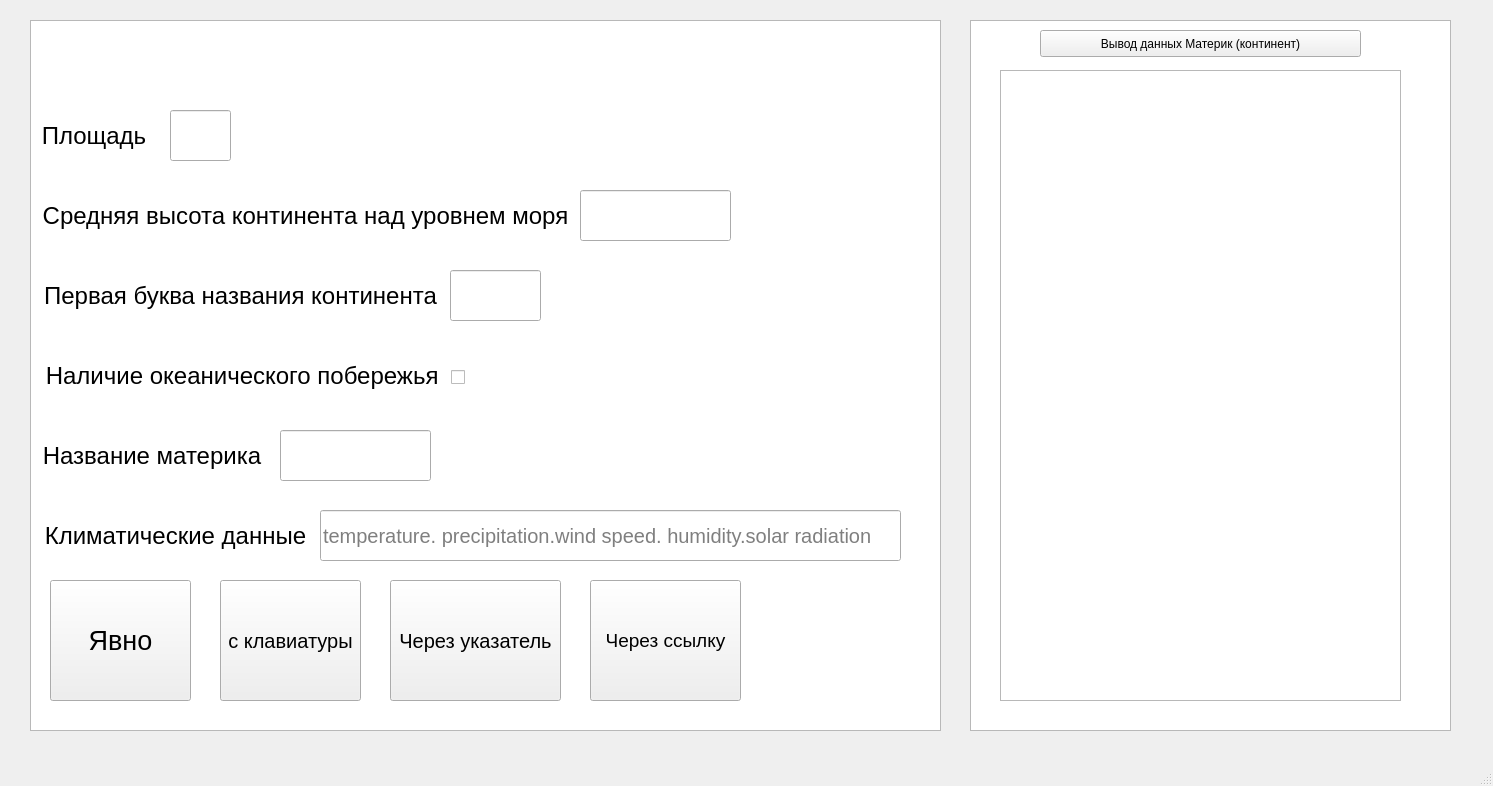
<?xml version="1.0" encoding="UTF-8"?>
<ui version="4.0">
 <class>MainWindow</class>
 <widget class="QMainWindow" name="MainWindow">
  <property name="geometry">
   <rect>
    <x>0</x>
    <y>0</y>
    <width>1493</width>
    <height>786</height>
   </rect>
  </property>
  <property name="windowTitle">
   <string>MainWindow</string>
  </property>
  <widget class="QWidget" name="centralwidget">
   <widget class="QListWidget" name="listWidget">
    <property name="geometry">
     <rect>
      <x>30</x>
      <y>20</y>
      <width>911</width>
      <height>711</height>
     </rect>
    </property>
   </widget>
   <widget class="QTextEdit" name="outputText">
    <property name="geometry">
     <rect>
      <x>1000</x>
      <y>70</y>
      <width>401</width>
      <height>631</height>
     </rect>
    </property>
   </widget>
   <widget class="QListWidget" name="listWidget_2">
    <property name="geometry">
     <rect>
      <x>970</x>
      <y>20</y>
      <width>481</width>
      <height>711</height>
     </rect>
    </property>
   </widget>
   <widget class="QLineEdit" name="nameInput">
    <property name="geometry">
     <rect>
      <x>280</x>
      <y>430</y>
      <width>151</width>
      <height>51</height>
     </rect>
    </property>
    <property name="font">
     <font>
      <pointsize>15</pointsize>
     </font>
    </property>
   </widget>
   <widget class="QLineEdit" name="areaInput">
    <property name="geometry">
     <rect>
      <x>170</x>
      <y>110</y>
      <width>61</width>
      <height>51</height>
     </rect>
    </property>
    <property name="font">
     <font>
      <pointsize>15</pointsize>
     </font>
    </property>
   </widget>
   <widget class="QLineEdit" name="heightInput">
    <property name="geometry">
     <rect>
      <x>580</x>
      <y>190</y>
      <width>151</width>
      <height>51</height>
     </rect>
    </property>
    <property name="font">
     <font>
      <pointsize>15</pointsize>
     </font>
    </property>
   </widget>
   <widget class="QLineEdit" name="firstLetterInput">
    <property name="geometry">
     <rect>
      <x>450</x>
      <y>270</y>
      <width>91</width>
      <height>51</height>
     </rect>
    </property>
    <property name="font">
     <font>
      <pointsize>15</pointsize>
     </font>
    </property>
   </widget>
   <widget class="QLineEdit" name="climateDataInput">
    <property name="geometry">
     <rect>
      <x>320</x>
      <y>510</y>
      <width>581</width>
      <height>51</height>
     </rect>
    </property>
    <property name="font">
     <font>
      <pointsize>15</pointsize>
     </font>
    </property>
    <property name="text">
     <string/>
    </property>
    <property name="placeholderText">
     <string>temperature. precipitation.wind speed. humidity.solar radiation</string>
    </property>
   </widget>
   <widget class="QPushButton" name="explicitInit">
    <property name="geometry">
     <rect>
      <x>50</x>
      <y>580</y>
      <width>141</width>
      <height>121</height>
     </rect>
    </property>
    <property name="font">
     <font>
      <pointsize>20</pointsize>
     </font>
    </property>
    <property name="text">
     <string>Явно</string>
    </property>
   </widget>
   <widget class="QLabel" name="label_7">
    <property name="geometry">
     <rect>
      <x>20</x>
      <y>120</y>
      <width>148</width>
      <height>31</height>
     </rect>
    </property>
    <property name="font">
     <font>
      <pointsize>18</pointsize>
     </font>
    </property>
    <property name="text">
     <string>Площадь</string>
    </property>
    <property name="alignment">
     <set>Qt::AlignCenter</set>
    </property>
   </widget>
   <widget class="QLabel" name="label_8">
    <property name="geometry">
     <rect>
      <x>20</x>
      <y>280</y>
      <width>441</width>
      <height>31</height>
     </rect>
    </property>
    <property name="font">
     <font>
      <pointsize>18</pointsize>
     </font>
    </property>
    <property name="text">
     <string>Первая буква названия континента</string>
    </property>
    <property name="alignment">
     <set>Qt::AlignCenter</set>
    </property>
   </widget>
   <widget class="QLabel" name="label_9">
    <property name="geometry">
     <rect>
      <x>30</x>
      <y>360</y>
      <width>431</width>
      <height>31</height>
     </rect>
    </property>
    <property name="font">
     <font>
      <pointsize>18</pointsize>
     </font>
    </property>
    <property name="text">
     <string>Наличие океанического побережья </string>
    </property>
    <property name="alignment">
     <set>Qt::AlignCenter</set>
    </property>
   </widget>
   <widget class="QLabel" name="label_10">
    <property name="geometry">
     <rect>
      <x>40</x>
      <y>200</y>
      <width>531</width>
      <height>31</height>
     </rect>
    </property>
    <property name="font">
     <font>
      <pointsize>18</pointsize>
     </font>
    </property>
    <property name="text">
     <string>Средняя высота континента над уровнем моря</string>
    </property>
    <property name="alignment">
     <set>Qt::AlignCenter</set>
    </property>
   </widget>
   <widget class="QLabel" name="label_11">
    <property name="geometry">
     <rect>
      <x>20</x>
      <y>520</y>
      <width>311</width>
      <height>31</height>
     </rect>
    </property>
    <property name="font">
     <font>
      <pointsize>18</pointsize>
     </font>
    </property>
    <property name="text">
     <string>Климатические данные</string>
    </property>
    <property name="alignment">
     <set>Qt::AlignCenter</set>
    </property>
   </widget>
   <widget class="QLabel" name="label_12">
    <property name="geometry">
     <rect>
      <x>30</x>
      <y>440</y>
      <width>244</width>
      <height>31</height>
     </rect>
    </property>
    <property name="font">
     <font>
      <pointsize>18</pointsize>
     </font>
    </property>
    <property name="text">
     <string>Название материка</string>
    </property>
    <property name="alignment">
     <set>Qt::AlignCenter</set>
    </property>
   </widget>
   <widget class="QPushButton" name="userInput">
    <property name="geometry">
     <rect>
      <x>220</x>
      <y>580</y>
      <width>141</width>
      <height>121</height>
     </rect>
    </property>
    <property name="font">
     <font>
      <pointsize>15</pointsize>
     </font>
    </property>
    <property name="text">
     <string>с клавиатуры</string>
    </property>
   </widget>
   <widget class="QPushButton" name="pointerInit">
    <property name="geometry">
     <rect>
      <x>390</x>
      <y>580</y>
      <width>171</width>
      <height>121</height>
     </rect>
    </property>
    <property name="font">
     <font>
      <pointsize>15</pointsize>
     </font>
    </property>
    <property name="text">
     <string>Через указатель</string>
    </property>
   </widget>
   <widget class="QPushButton" name="referenceInit">
    <property name="geometry">
     <rect>
      <x>590</x>
      <y>580</y>
      <width>151</width>
      <height>121</height>
     </rect>
    </property>
    <property name="font">
     <font>
      <pointsize>14</pointsize>
     </font>
    </property>
    <property name="text">
     <string>Через ссылку</string>
    </property>
   </widget>
   <widget class="QPushButton" name="print">
    <property name="geometry">
     <rect>
      <x>1040</x>
      <y>30</y>
      <width>321</width>
      <height>27</height>
     </rect>
    </property>
    <property name="text">
     <string>Вывод данных Материк (континент)</string>
    </property>
   </widget>
   <widget class="QCheckBox" name="coastInput">
    <property name="geometry">
     <rect>
      <x>451</x>
      <y>362</y>
      <width>101</width>
      <height>31</height>
     </rect>
    </property>
    <property name="font">
     <font>
      <pointsize>11</pointsize>
     </font>
    </property>
    <property name="text">
     <string/>
    </property>
    <property name="iconSize">
     <size>
      <width>16</width>
      <height>16</height>
     </size>
    </property>
   </widget>
   <zorder>listWidget_2</zorder>
   <zorder>listWidget</zorder>
   <zorder>outputText</zorder>
   <zorder>nameInput</zorder>
   <zorder>areaInput</zorder>
   <zorder>heightInput</zorder>
   <zorder>firstLetterInput</zorder>
   <zorder>climateDataInput</zorder>
   <zorder>explicitInit</zorder>
   <zorder>label_7</zorder>
   <zorder>label_8</zorder>
   <zorder>label_9</zorder>
   <zorder>label_10</zorder>
   <zorder>label_11</zorder>
   <zorder>label_12</zorder>
   <zorder>userInput</zorder>
   <zorder>pointerInit</zorder>
   <zorder>referenceInit</zorder>
   <zorder>print</zorder>
   <zorder>coastInput</zorder>
  </widget>
  <widget class="QMenuBar" name="menubar">
   <property name="geometry">
    <rect>
     <x>0</x>
     <y>0</y>
     <width>1493</width>
     <height>22</height>
    </rect>
   </property>
  </widget>
  <widget class="QStatusBar" name="statusbar"/>
 </widget>
 <resources/>
 <connections/>
</ui>
